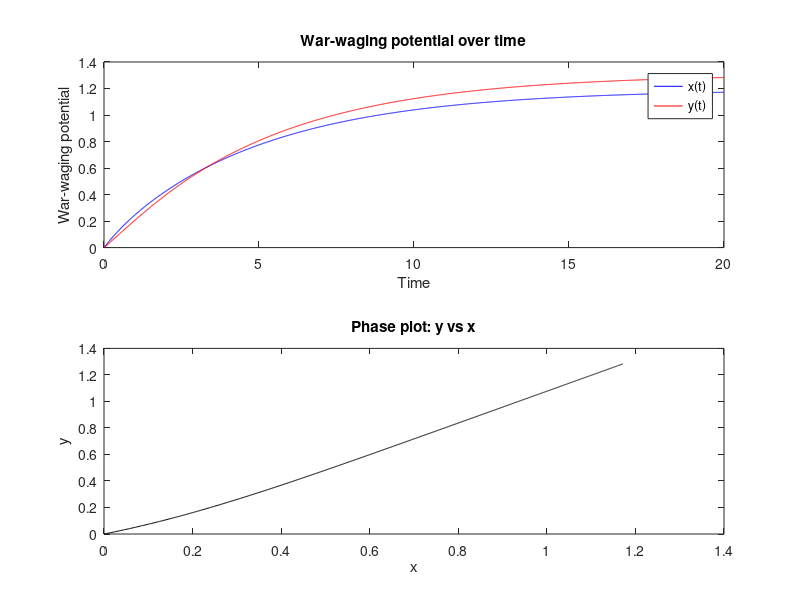

This chart was generated by the following MATLAB code:
% Parameters
k = 0.5;
l = 0.6;
h = 0.2;
g = 0.3;
alpha = 0.8;
beta = 0.7;

% Time parameters
t_start = 0;
t_end = 20;
dt = 0.01; % Choose a suitable time step

% Initial conditions
x0 = 0;
y0 = 0;

% Number of steps
num_steps = ceil((t_end - t_start) / dt);

% Arrays to store results
t_values = zeros(1, num_steps);
x_values = zeros(1, num_steps);
y_values = zeros(1, num_steps);

% Initial values
x_values(1) = x0;
y_values(1) = y0;
t_values(1) = t_start;

% Euler's method
for i = 1:num_steps-1
    x_dot = k * y_values(i) + g - alpha * x_values(i);
    y_dot = l * x_values(i) + h - beta * y_values(i);
    
    x_values(i+1) = x_values(i) + dt * x_dot;
    y_values(i+1) = y_values(i) + dt * y_dot;
    
    t_values(i+1) = t_values(i) + dt;
end

% Plotting
figure;
subplot(2,1,1);
plot(t_values, x_values, 'b', t_values, y_values, 'r');
xlabel('Time');
ylabel('War-waging potential');
legend('x(t)', 'y(t)');
title('War-waging potential over time');

subplot(2,1,2);
plot(x_values, y_values, 'k');
xlabel('x');
ylabel('y');
title('Phase plot: y vs x');
